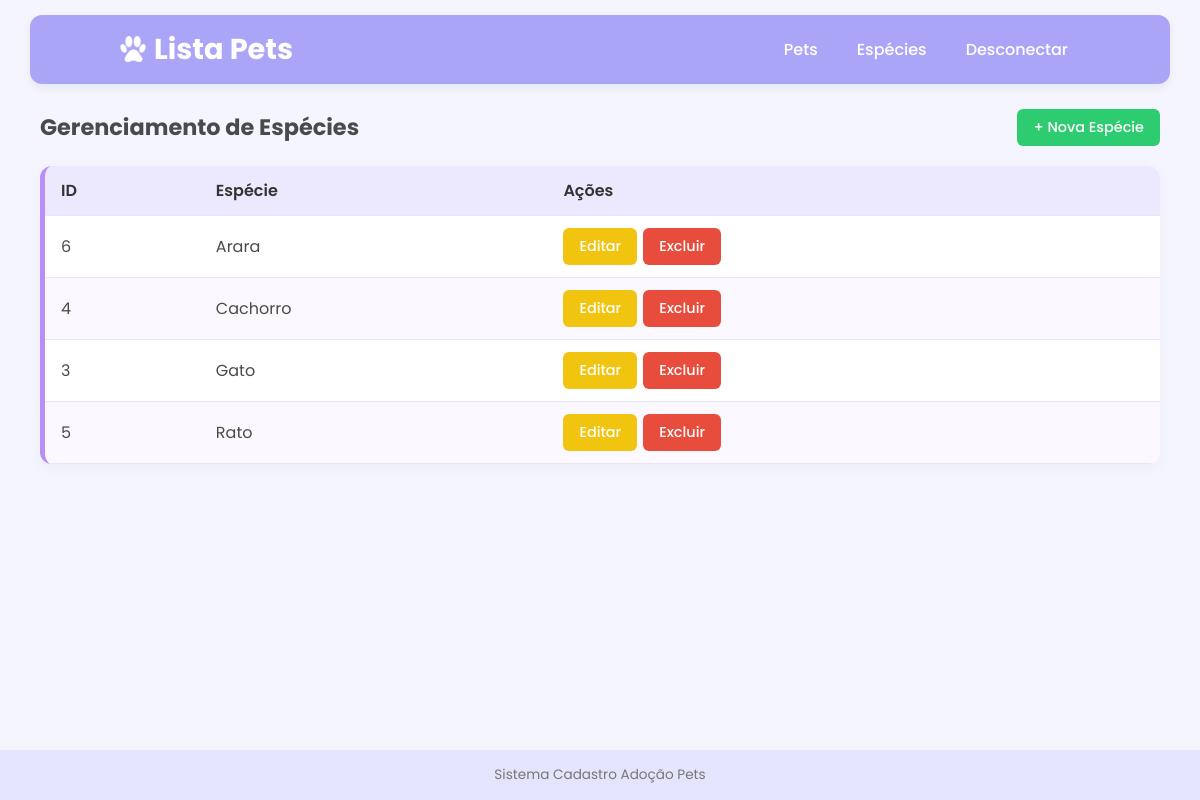
/especies.php (signed in), run on the app's committed database.
### tables this page shows
CREATE TABLE `especies` (
  `id` int NOT NULL,
  `especie` varchar(100) NOT NULL
);

### especies.php (the view, shortened to what this page needs)
<?php
require_once("conecta.php");
include_once 'cabecalho.php';
?>
    <main class="conteudo-principal">
        <div class="painel-topo">
            <h2>Gerenciamento de Espécies</h2>
            <a href="cadastro_especies.php" class="bot-novo">+ Nova Espécie</a>
        </div>
        <div class="tabela-wrapper">
            <table class="tabela-dados">
                <thead>
                    <tr>
                        <th>ID</th>
                        <th>Espécie</th>
                        <th>Ações</th>
                    </tr>
                </thead>
                <tbody>
                <?php
                $sql = "SELECT * FROM especies ORDER BY especie ASC";
                $resultado = mysqli_query($conn, $sql);
                if ($resultado && mysqli_num_rows($resultado) > 0) {
                    while ($row = mysqli_fetch_array($resultado)) {
                        echo "<tr>";
                        echo "<td>{$row['id']}</td>";
                        echo "<td>{$row['especie']}</td>";
                        echo "<td class=\"coluna-acoes\">
                                <a href=\"cadastro_especies.php?id={$row['id']}\" class=\"bot-acao bot-editar\">Editar</a>
                                <a href=\"excluir_especies.php?id={$row['id']}\" class=\"bot-acao bot-excluir\" onclick=\"return confirm('Deseja mesmo excluir a espécie?');\">Excluir</a>
                              </td>";
                        echo "</tr>";
                    }
                } else {
                    echo "<tr><td colspan='3'>Nenhuma espécie cadastrada.</td></tr>";
                }
                ?>
                </tbody>
            </table>
        </div>
    </main>
 <?php include_once 'rodape.php'; ?>

### css/style.css (style rules this page uses)
:root { --cor-fundo: #f5f5ff; --cor-principal: #aba5f8; --cor-destaque: #b78ff7; --cor-card: #ffffff; --cor-texto: #4a4a4a; --cor-verde: #2ecc71; --cor-verde-hover: #27ae60; --cor-vermelho: #e74c3c; --cor-vermelho-hover: #c0392b; --cor-amarelo: #f1c40f; --cor-amarelo-hover: #f39c12; --cor-cinza: #95a5a6; --cor-cinza-hover: #7f8c8d; }
* { margin: 0; padding: 0; box-sizing: border-box; font-family: 'Poppins', sans-serif; }
body { background-color: var(--cor-fundo); color: var(--cor-texto); display: flex; flex-direction: column; min-height: 100vh; }
.conteudo-principal { max-width: 1350px; width: 95%; margin: 25px auto; padding: 0 10px; flex: 1; }
.painel-topo { display: flex; justify-content: space-between; align-items: center; margin-bottom: 20px; }
.painel-topo h2 { color: var(--cor-texto); font-size: 1.4rem; }
.tabela-wrapper { background-color: var(--cor-card); border-radius: 12px; box-shadow: 0 4px 15px rgba(0, 0, 0, 0.04); overflow-x: auto; border-left: 5px solid var(--cor-destaque); }
.tabela-dados { width: 100%; border-collapse: collapse; text-align: left; }
.tabela-dados th, .tabela-dados td { padding: 12px 16px; border-bottom: 1px solid #e9e4fc; }
.tabela-dados th { background-color: #ece8fd; color: #333333; font-weight: 600; }
.tabela-dados tbody tr:nth-child(even) { background-color: #fbf9ff; }
.coluna-acoes { display: flex; gap: 6px; }
.bot-novo, .bot-salvar, .bot-cancelar, .bot-entrar, .bot-acao { border: none; border-radius: 6px; padding: 8px 16px; font-size: 0.9rem; font-weight: 500; text-decoration: none; cursor: pointer; display: inline-block; transition: background-color 0.2s, transform 0.1s; }
.bot-novo, .bot-salvar { background-color: var(--cor-verde); color: #ffffff; }
.bot-excluir, .bot-sair { background-color: var(--cor-vermelho); color: #ffffff !important; }
.bot-editar { background-color: var(--cor-amarelo); color: #ffffff; }

### data on the page
especies: id "6", especie "Arara"
especies: id "4", especie "Cachorro"
especies: id "3", especie "Gato"
especies: id "5", especie "Rato"
